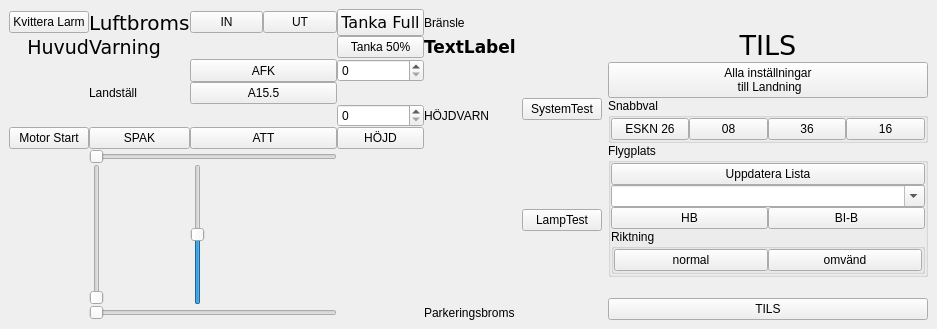
<?xml version="1.0" encoding="UTF-8"?>
<ui version="4.0">
 <class>MainWindow</class>
 <widget class="QMainWindow" name="MainWindow">
  <property name="geometry">
   <rect>
    <x>0</x>
    <y>0</y>
    <width>937</width>
    <height>329</height>
   </rect>
  </property>
  <property name="windowTitle">
   <string>MainWindow</string>
  </property>
  <widget class="QWidget" name="centralwidget">
   <layout class="QGridLayout" name="gridLayout_2">
    <item row="1" column="3">
     <layout class="QGridLayout" name="gridLayout_5">
      <property name="leftMargin">
       <number>0</number>
      </property>
      <property name="topMargin">
       <number>0</number>
      </property>
      <property name="spacing">
       <number>0</number>
      </property>
      <item row="0" column="0">
       <spacer name="verticalSpacer">
        <property name="orientation">
         <enum>Qt::Vertical</enum>
        </property>
        <property name="sizeHint" stdset="0">
         <size>
          <width>20</width>
          <height>40</height>
         </size>
        </property>
       </spacer>
      </item>
      <item row="2" column="0">
       <widget class="QPushButton" name="pushButton_6">
        <property name="minimumSize">
         <size>
          <width>50</width>
          <height>0</height>
         </size>
        </property>
        <property name="text">
         <string>TILS</string>
        </property>
       </widget>
      </item>
      <item row="1" column="0">
       <layout class="QGridLayout" name="gridLayout_11">
        <property name="bottomMargin">
         <number>0</number>
        </property>
        <property name="spacing">
         <number>0</number>
        </property>
        <item row="1" column="0">
         <widget class="QPushButton" name="land_set_all">
          <property name="minimumSize">
           <size>
            <width>1</width>
            <height>0</height>
           </size>
          </property>
          <property name="text">
           <string>Alla inställningar 
 till Landning</string>
          </property>
         </widget>
        </item>
        <item row="2" column="0">
         <widget class="QGroupBox" name="groupBox_5">
          <property name="sizePolicy">
           <sizepolicy hsizetype="Minimum" vsizetype="Preferred">
            <horstretch>0</horstretch>
            <verstretch>0</verstretch>
           </sizepolicy>
          </property>
          <property name="minimumSize">
           <size>
            <width>1</width>
            <height>0</height>
           </size>
          </property>
          <property name="title">
           <string>Snabbval</string>
          </property>
          <layout class="QGridLayout" name="gridLayout_15">
           <property name="leftMargin">
            <number>0</number>
           </property>
           <property name="topMargin">
            <number>0</number>
           </property>
           <property name="rightMargin">
            <number>0</number>
           </property>
           <property name="bottomMargin">
            <number>0</number>
           </property>
           <property name="horizontalSpacing">
            <number>0</number>
           </property>
           <item row="0" column="0">
            <layout class="QGridLayout" name="gridLayout_14">
             <item row="0" column="0">
              <widget class="QPushButton" name="snabb_eskn_1">
               <property name="sizePolicy">
                <sizepolicy hsizetype="MinimumExpanding" vsizetype="Fixed">
                 <horstretch>0</horstretch>
                 <verstretch>0</verstretch>
                </sizepolicy>
               </property>
               <property name="minimumSize">
                <size>
                 <width>70</width>
                 <height>0</height>
                </size>
               </property>
               <property name="text">
                <string>ESKN 26</string>
               </property>
              </widget>
             </item>
             <item row="0" column="2">
              <widget class="QPushButton" name="snabb_eskn_3">
               <property name="minimumSize">
                <size>
                 <width>10</width>
                 <height>0</height>
                </size>
               </property>
               <property name="text">
                <string>36</string>
               </property>
              </widget>
             </item>
             <item row="0" column="1">
              <widget class="QPushButton" name="snabb_eskn_2">
               <property name="minimumSize">
                <size>
                 <width>10</width>
                 <height>0</height>
                </size>
               </property>
               <property name="text">
                <string>08</string>
               </property>
              </widget>
             </item>
             <item row="0" column="3">
              <widget class="QPushButton" name="snabb_eskn_4">
               <property name="minimumSize">
                <size>
                 <width>10</width>
                 <height>0</height>
                </size>
               </property>
               <property name="text">
                <string>16</string>
               </property>
              </widget>
             </item>
            </layout>
           </item>
          </layout>
         </widget>
        </item>
        <item row="3" column="0">
         <widget class="QGroupBox" name="groupBox_7">
          <property name="sizePolicy">
           <sizepolicy hsizetype="Minimum" vsizetype="Preferred">
            <horstretch>0</horstretch>
            <verstretch>0</verstretch>
           </sizepolicy>
          </property>
          <property name="minimumSize">
           <size>
            <width>1</width>
            <height>0</height>
           </size>
          </property>
          <property name="title">
           <string>Flygplats</string>
          </property>
          <layout class="QGridLayout" name="gridLayout_18">
           <property name="leftMargin">
            <number>0</number>
           </property>
           <property name="topMargin">
            <number>0</number>
           </property>
           <property name="rightMargin">
            <number>0</number>
           </property>
           <property name="bottomMargin">
            <number>0</number>
           </property>
           <property name="spacing">
            <number>0</number>
           </property>
           <item row="0" column="0">
            <layout class="QGridLayout" name="gridLayout_17">
             <property name="bottomMargin">
              <number>0</number>
             </property>
             <property name="spacing">
              <number>0</number>
             </property>
             <item row="1" column="0">
              <widget class="QComboBox" name="comboBox_airports">
               <property name="sizePolicy">
                <sizepolicy hsizetype="Minimum" vsizetype="Fixed">
                 <horstretch>0</horstretch>
                 <verstretch>0</verstretch>
                </sizepolicy>
               </property>
               <property name="minimumSize">
                <size>
                 <width>50</width>
                 <height>0</height>
                </size>
               </property>
               <property name="editable">
                <bool>true</bool>
               </property>
              </widget>
             </item>
             <item row="2" column="0">
              <layout class="QGridLayout" name="gridLayout_16">
               <property name="bottomMargin">
                <number>0</number>
               </property>
               <item row="0" column="1">
                <widget class="QPushButton" name="land_bi">
                 <property name="minimumSize">
                  <size>
                   <width>1</width>
                   <height>0</height>
                  </size>
                 </property>
                 <property name="text">
                  <string>BI-B</string>
                 </property>
                </widget>
               </item>
               <item row="0" column="0">
                <widget class="QPushButton" name="land_hb">
                 <property name="minimumSize">
                  <size>
                   <width>1</width>
                   <height>0</height>
                  </size>
                 </property>
                 <property name="text">
                  <string>HB</string>
                 </property>
                </widget>
               </item>
              </layout>
             </item>
             <item row="0" column="0">
              <widget class="QPushButton" name="button_land_update">
               <property name="minimumSize">
                <size>
                 <width>1</width>
                 <height>0</height>
                </size>
               </property>
               <property name="text">
                <string>Uppdatera Lista</string>
               </property>
              </widget>
             </item>
             <item row="3" column="0">
              <widget class="QGroupBox" name="groupBox_6">
               <property name="sizePolicy">
                <sizepolicy hsizetype="Minimum" vsizetype="Preferred">
                 <horstretch>0</horstretch>
                 <verstretch>0</verstretch>
                </sizepolicy>
               </property>
               <property name="minimumSize">
                <size>
                 <width>1</width>
                 <height>0</height>
                </size>
               </property>
               <property name="title">
                <string>Riktning</string>
               </property>
               <layout class="QHBoxLayout" name="horizontalLayout_2">
                <property name="spacing">
                 <number>0</number>
                </property>
                <property name="leftMargin">
                 <number>0</number>
                </property>
                <property name="topMargin">
                 <number>0</number>
                </property>
                <property name="rightMargin">
                 <number>0</number>
                </property>
                <property name="bottomMargin">
                 <number>0</number>
                </property>
                <item>
                 <widget class="QPushButton" name="land_rikt_n">
                  <property name="minimumSize">
                   <size>
                    <width>1</width>
                    <height>0</height>
                   </size>
                  </property>
                  <property name="text">
                   <string>normal</string>
                  </property>
                 </widget>
                </item>
                <item>
                 <widget class="QPushButton" name="land_rikt_inv">
                  <property name="minimumSize">
                   <size>
                    <width>1</width>
                    <height>0</height>
                   </size>
                  </property>
                  <property name="text">
                   <string>omvänd</string>
                  </property>
                 </widget>
                </item>
               </layout>
              </widget>
             </item>
            </layout>
           </item>
          </layout>
         </widget>
        </item>
        <item row="9" column="0">
         <spacer name="verticalSpacer_2">
          <property name="orientation">
           <enum>Qt::Vertical</enum>
          </property>
          <property name="sizeHint" stdset="0">
           <size>
            <width>20</width>
            <height>40</height>
           </size>
          </property>
         </spacer>
        </item>
        <item row="0" column="0">
         <widget class="QLabel" name="label_2">
          <property name="font">
           <font>
            <family>DejaVu Sans</family>
            <pointsize>20</pointsize>
           </font>
          </property>
          <property name="text">
           <string>TILS</string>
          </property>
          <property name="alignment">
           <set>Qt::AlignCenter</set>
          </property>
         </widget>
        </item>
       </layout>
      </item>
     </layout>
    </item>
    <item row="1" column="2">
     <layout class="QGridLayout" name="gridLayout_3">
      <property name="spacing">
       <number>0</number>
      </property>
      <item row="3" column="1">
       <widget class="QPushButton" name="button_lamptest">
        <property name="text">
         <string>LampTest</string>
        </property>
       </widget>
      </item>
      <item row="2" column="1">
       <widget class="QPushButton" name="button_systest">
        <property name="text">
         <string>SystemTest</string>
        </property>
       </widget>
      </item>
     </layout>
    </item>
    <item row="1" column="0" colspan="2">
     <layout class="QGridLayout" name="gridLayout">
      <property name="spacing">
       <number>0</number>
      </property>
      <item row="2" column="4">
       <widget class="QSpinBox" name="auto_afk_text">
        <property name="maximum">
         <number>3000</number>
        </property>
       </widget>
      </item>
      <item row="5" column="0">
       <widget class="QPushButton" name="button_start">
        <property name="text">
         <string>Motor Start</string>
        </property>
       </widget>
      </item>
      <item row="3" column="3">
       <widget class="QPushButton" name="button_a15">
        <property name="text">
         <string>A15.5</string>
        </property>
       </widget>
      </item>
      <item row="1" column="4">
       <widget class="QPushButton" name="button_tanka_50">
        <property name="text">
         <string>Tanka 50%</string>
        </property>
       </widget>
      </item>
      <item row="0" column="5">
       <widget class="QLabel" name="label">
        <property name="text">
         <string>Bränsle</string>
        </property>
       </widget>
      </item>
      <item row="1" column="1">
       <widget class="QLabel" name="lamps_master2">
        <property name="font">
         <font>
          <family>DejaVu Sans</family>
          <pointsize>14</pointsize>
         </font>
        </property>
        <property name="text">
         <string>Varning</string>
        </property>
       </widget>
      </item>
      <item row="5" column="3">
       <widget class="QPushButton" name="button_att">
        <property name="sizePolicy">
         <sizepolicy hsizetype="Minimum" vsizetype="Minimum">
          <horstretch>0</horstretch>
          <verstretch>0</verstretch>
         </sizepolicy>
        </property>
        <property name="minimumSize">
         <size>
          <width>30</width>
          <height>0</height>
         </size>
        </property>
        <property name="text">
         <string>ATT</string>
        </property>
       </widget>
      </item>
      <item row="4" column="5">
       <widget class="QLabel" name="lamps_hojdvarn">
        <property name="text">
         <string>HÖJDVARN</string>
        </property>
       </widget>
      </item>
      <item row="0" column="0">
       <widget class="QPushButton" name="button_master">
        <property name="text">
         <string>Kvittera Larm</string>
        </property>
       </widget>
      </item>
      <item row="8" column="5">
       <widget class="QLabel" name="lamps_park">
        <property name="text">
         <string>Parkeringsbroms</string>
        </property>
       </widget>
      </item>
      <item row="2" column="3">
       <widget class="QPushButton" name="button_afk">
        <property name="sizePolicy">
         <sizepolicy hsizetype="Minimum" vsizetype="Minimum">
          <horstretch>0</horstretch>
          <verstretch>0</verstretch>
         </sizepolicy>
        </property>
        <property name="minimumSize">
         <size>
          <width>30</width>
          <height>0</height>
         </size>
        </property>
        <property name="text">
         <string>AFK</string>
        </property>
       </widget>
      </item>
      <item row="1" column="5">
       <widget class="QLabel" name="text_fuel">
        <property name="font">
         <font>
          <family>DejaVu Sans</family>
          <pointsize>13</pointsize>
          <weight>75</weight>
          <bold>true</bold>
         </font>
        </property>
        <property name="text">
         <string>TextLabel</string>
        </property>
       </widget>
      </item>
      <item row="1" column="0">
       <widget class="QLabel" name="lamps_master1">
        <property name="font">
         <font>
          <family>DejaVu Sans</family>
          <pointsize>14</pointsize>
         </font>
        </property>
        <property name="text">
         <string>Huvud</string>
        </property>
        <property name="alignment">
         <set>Qt::AlignRight|Qt::AlignTrailing|Qt::AlignVCenter</set>
        </property>
       </widget>
      </item>
      <item row="0" column="4">
       <widget class="QPushButton" name="button_tanka">
        <property name="font">
         <font>
          <family>DejaVu Sans</family>
          <pointsize>12</pointsize>
         </font>
        </property>
        <property name="text">
         <string>Tanka Full</string>
        </property>
       </widget>
      </item>
      <item row="0" column="1">
       <widget class="QLabel" name="lamps_airbrake">
        <property name="font">
         <font>
          <family>DejaVu Sans</family>
          <pointsize>15</pointsize>
         </font>
        </property>
        <property name="text">
         <string>Luftbroms</string>
        </property>
       </widget>
      </item>
      <item row="4" column="4">
       <widget class="QSpinBox" name="auto_hojd_text">
        <property name="maximum">
         <number>30000</number>
        </property>
        <property name="singleStep">
         <number>10</number>
        </property>
       </widget>
      </item>
      <item row="0" column="3">
       <layout class="QHBoxLayout" name="horizontalLayout">
        <property name="spacing">
         <number>0</number>
        </property>
        <item>
         <widget class="QPushButton" name="luft_in">
          <property name="minimumSize">
           <size>
            <width>1</width>
            <height>0</height>
           </size>
          </property>
          <property name="text">
           <string>IN</string>
          </property>
         </widget>
        </item>
        <item>
         <widget class="QPushButton" name="luft_ut">
          <property name="minimumSize">
           <size>
            <width>1</width>
            <height>0</height>
           </size>
          </property>
          <property name="text">
           <string>UT</string>
          </property>
         </widget>
        </item>
       </layout>
      </item>
      <item row="3" column="1">
       <widget class="QLabel" name="lamps_gears">
        <property name="text">
         <string>Landställ</string>
        </property>
       </widget>
      </item>
      <item row="5" column="4">
       <widget class="QPushButton" name="button_hojd">
        <property name="sizePolicy">
         <sizepolicy hsizetype="Minimum" vsizetype="Minimum">
          <horstretch>0</horstretch>
          <verstretch>0</verstretch>
         </sizepolicy>
        </property>
        <property name="minimumSize">
         <size>
          <width>50</width>
          <height>0</height>
         </size>
        </property>
        <property name="text">
         <string>HÖJD</string>
        </property>
       </widget>
      </item>
      <item row="5" column="1">
       <widget class="QPushButton" name="button_spak">
        <property name="sizePolicy">
         <sizepolicy hsizetype="Minimum" vsizetype="Minimum">
          <horstretch>0</horstretch>
          <verstretch>0</verstretch>
         </sizepolicy>
        </property>
        <property name="minimumSize">
         <size>
          <width>30</width>
          <height>0</height>
         </size>
        </property>
        <property name="text">
         <string>SPAK</string>
        </property>
       </widget>
      </item>
      <item row="7" column="3">
       <widget class="QSlider" name="slider_pitch">
        <property name="layoutDirection">
         <enum>Qt::LeftToRight</enum>
        </property>
        <property name="minimum">
         <number>-1000</number>
        </property>
        <property name="maximum">
         <number>1000</number>
        </property>
        <property name="tracking">
         <bool>true</bool>
        </property>
        <property name="orientation">
         <enum>Qt::Vertical</enum>
        </property>
        <property name="invertedAppearance">
         <bool>false</bool>
        </property>
       </widget>
      </item>
      <item row="6" column="1" colspan="3">
       <widget class="QSlider" name="slider_rudder">
        <property name="orientation">
         <enum>Qt::Horizontal</enum>
        </property>
       </widget>
      </item>
      <item row="8" column="1" colspan="3">
       <widget class="QSlider" name="slider_roll">
        <property name="orientation">
         <enum>Qt::Horizontal</enum>
        </property>
       </widget>
      </item>
      <item row="7" column="1">
       <widget class="QSlider" name="slider_throttle">
        <property name="orientation">
         <enum>Qt::Vertical</enum>
        </property>
       </widget>
      </item>
     </layout>
    </item>
   </layout>
  </widget>
 </widget>
 <resources/>
 <connections/>
</ui>
